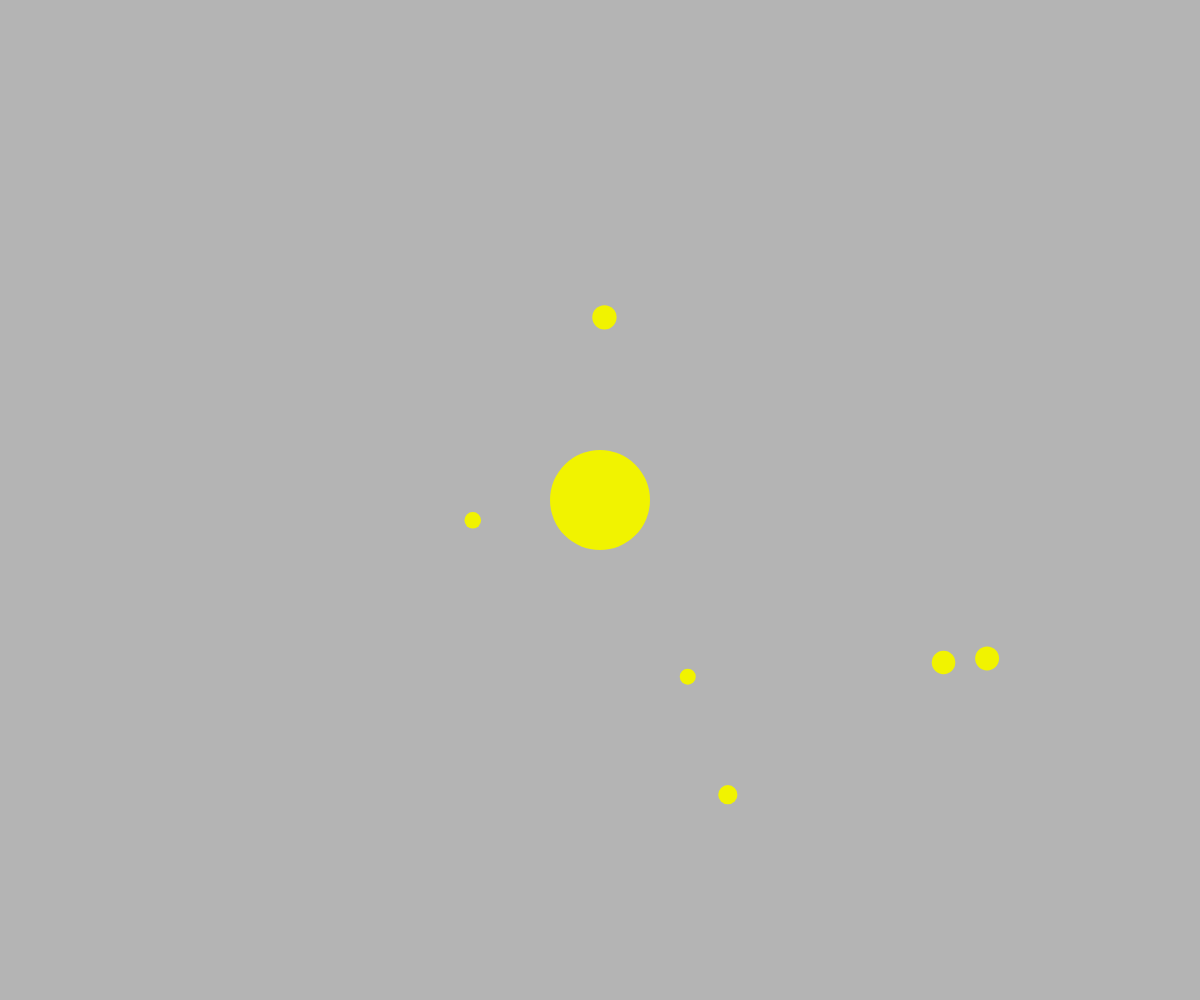
Frame 1 (no input)
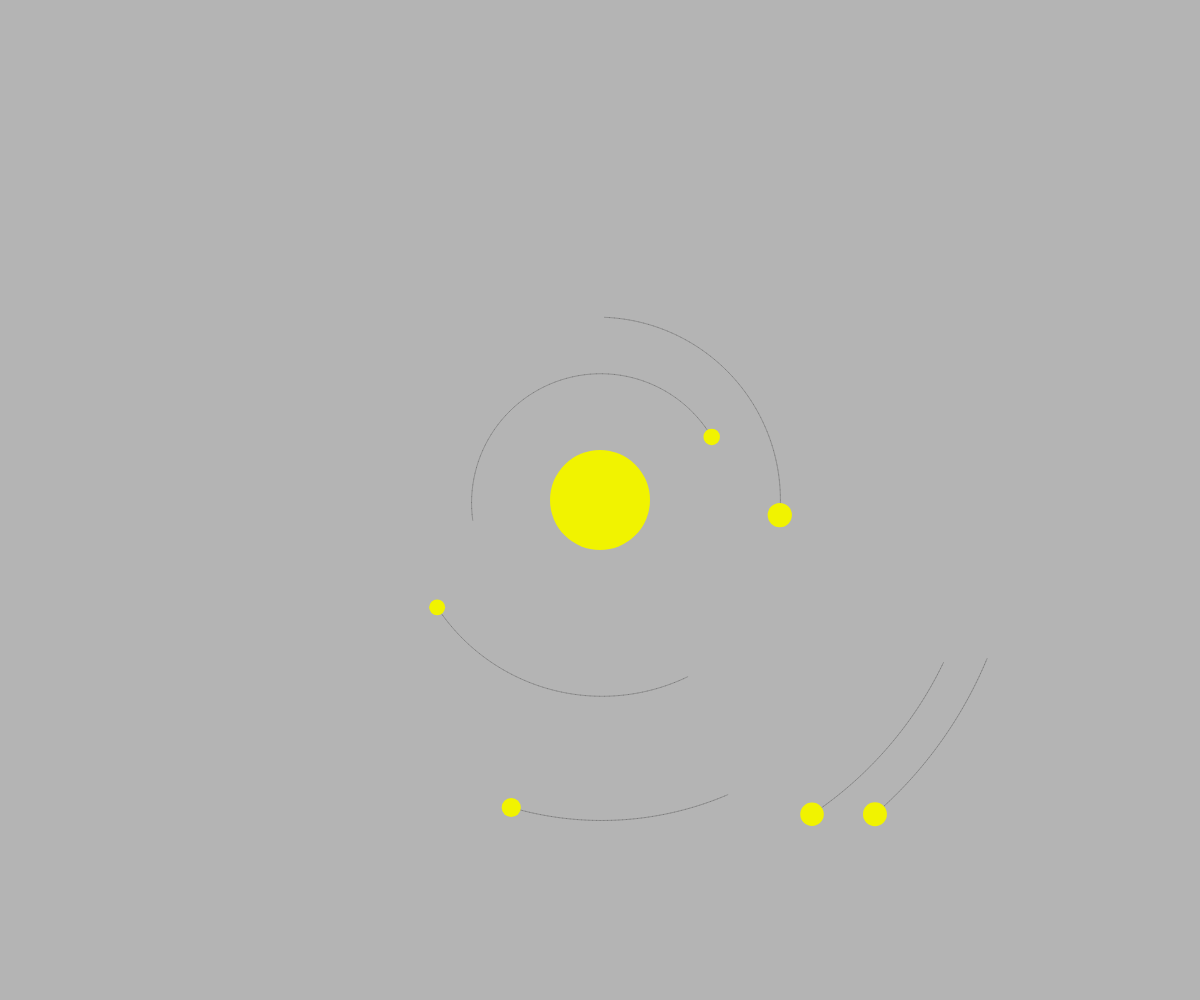
Frame 60 (no input)
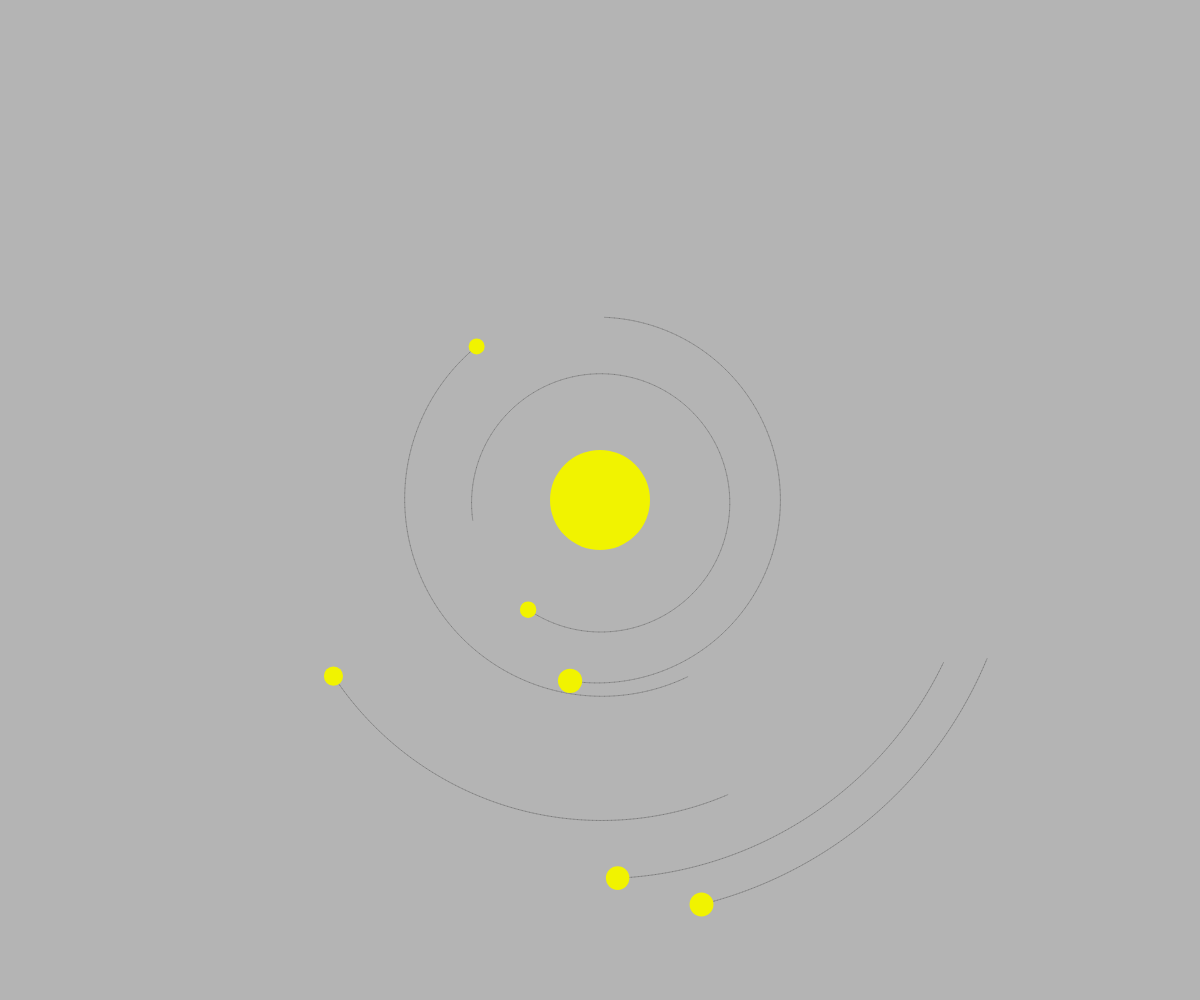
Frame 120 (the mouse pressed at the canvas centre since frame 60)

The p5.js sketch that drew these frames (run headless with seeded random() and noise() and a simulated clock; from frame 60 on, the mouse is pressed at the canvas centre):

// p5.js sketch
// ── sketch.js
let planets = []
let sun
let numPlanets = 6
let G = 90
let destabilise = 0.0001

function setup() {
  createCanvas(windowWidth,windowHeight)
  sun = new Body(50,createVector(0,0),createVector(0,0))

    // Initialise the planets
  for (let i = 0; i < numPlanets; i++) {
    let mass = random(5, 15)
    let radius = random(sun.d, min(windowWidth/2,windowHeight/2))
    let angle = random(0, TWO_PI)
    let planetPos = createVector(radius * cos(angle), radius * sin(angle))

    // Find direction of orbit and set velocity
    let planetVel = planetPos.copy()
    if (random(1) < 0.1) planetVel.rotate(-HALF_PI)
    else planetVel.rotate(HALF_PI)  // Direction of orbit
    planetVel.normalize()
    planetVel.mult( sqrt((G * sun.mass)/(radius)) ) // Circular orbit velocity
    planetVel.mult( random( 1-destabilise, 1+destabilise) ) // create elliptical orbit

    planets.push( new Body(mass, planetPos, planetVel) )
  }
}

function draw() {
  background(180)
  translate(width/2, height/2)
  for (let i = numPlanets-1; i >= 0; i--) {
    sun.attract(planets[i])
    planets[i].move()
    planets[i].show()
  }
  sun.show()
}


function Body(_mass, _pos, _vel){
  this.mass = _mass
  this.pos = _pos
  this.vel = _vel
  this.d = this.mass*2
  this.thetaInit = 0
  this.path = []
  this.pathLen = Infinity

  this.show = function() {
    stroke(0,50)
    for (let i = 0; i < this.path.length-2; i++) {
      line(this.path[i].x, this.path[i].y, this.path[i+1].x, this.path[i+1].y,)
    }
    fill(241,243,0); noStroke()
    ellipse(this.pos.x, this.pos.y, this.d, this.d)
  }


  this.move = function() {
    this.pos.x += this.vel.x
    this.pos.y += this.vel.y
    this.path.push(createVector(this.pos.x,this.pos.y))
    if (this.path.length > 200) this.path.splice(0,1)
  }

  this.applyForce = function(f) {
    this.vel.x += f.x / this.mass
    this.vel.y += f.y / this.mass
  }

  this.attract = function(child) {
    let r = dist(this.pos.x, this.pos.y, child.pos.x, child.pos.y)
    let f = (this.pos.copy()).sub(child.pos)
    f.setMag( (G * this.mass * child.mass)/(r * r) )
    child.applyForce(f)
  }

}
